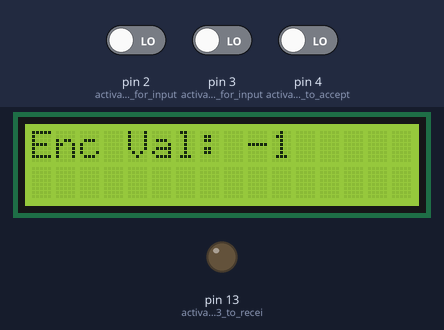
A sketch run on a simulated Arduino Uno, built with avr-gcc and run on an emulated ATmega328P. On the bench: 16×2 character LCD, output pins drawn as LEDs (lit = HIGH). The test bench sets the inputs (shaded band); at power-on: pin 2 (activates_pin_2_for_input) LOW, pin 3 (activates_pin_3_for_input) LOW, pin 4 (activates_pin_4_to_accept) LOW.

Above: at 1.2 s.
1.3 s: pin 2 (activates_pin_2_for_input) driven HIGH
At 2.4 s:
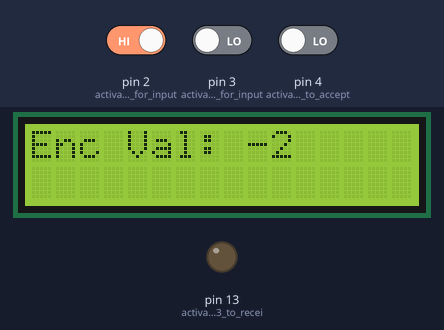
2.8 s: pin 3 (activates_pin_3_for_input) driven HIGH
At 3.5 s:
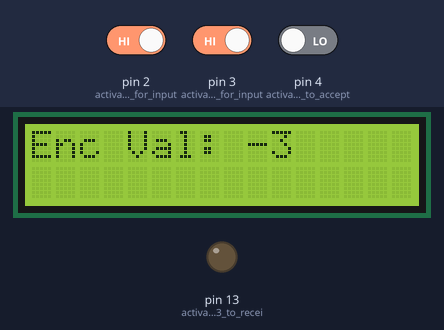
4.3 s: pin 2 (activates_pin_2_for_input) driven LOW
At 4.7 s:
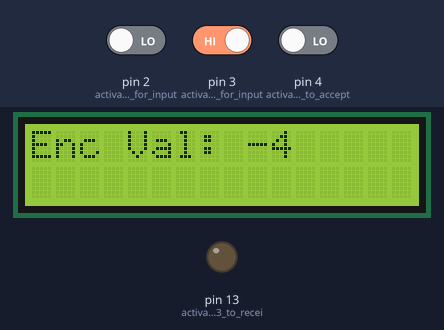
5.8 s: pin 3 (activates_pin_3_for_input) driven LOW
At 7.0 s:
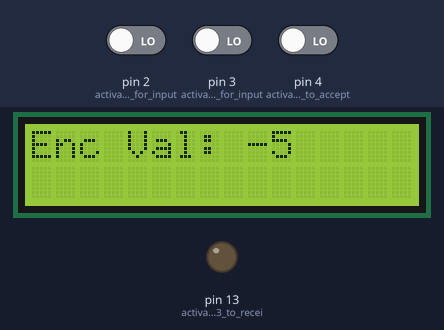
7.3 s: pin 2 (activates_pin_2_for_input) driven HIGH
At 8.2 s:
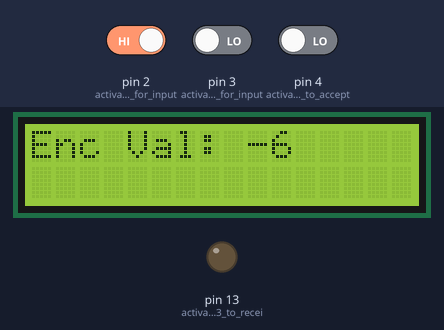
8.8 s: pin 3 (activates_pin_3_for_input) driven HIGH
At 9.3 s:
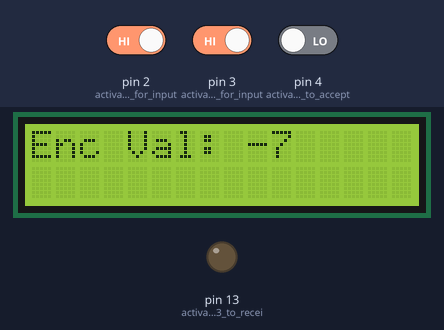
Timing chart, 0 to 11.3 s (numbered marks = the images above; inputs shaded):
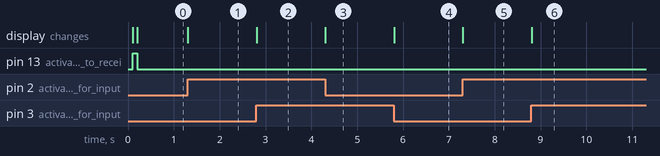

The sketch:

lab6.ino
```cpp
volatile int encoderPosition;                      //Global variable (int)encoderPosition
unsigned long Time;                                //Time keeps track of time in ms
unsigned long timer;                               //timer keeps track of time in ms
#include <LiquidCrystal.h>
LiquidCrystal LcdDriver(11, 9, 5, 6, 7, 8 );

//Button enumerator
enum Button                                       //Initializes an enumerator Button w/idle, wait, low
{
  Idle,                                            //enum variable Idle
  Wait,                                            //enum variable Wait
  Low                                              //enum variable Low
};

Button ButtonState;

int ButtonNextState(int input)                     //function that is to be called in loop
{
  switch (ButtonState)
  {
    case Idle:                                     //State where nothing is happening
      {
        if (input == LOW)                          //If button is LOW
        {
          Time = millis();                         //Record time of high to low transition
          ButtonState = Wait;                      //Move to Wait
          digitalWrite(13, HIGH);                  //Turns the LED on
        }
        break;
      }//end Idle

    case Wait:                                     // When Button LOW; Wait for 5 millis
      {
        if (input == HIGH)                         //If button is HIGH
        {
          ButtonState = Idle;                      //Sets the buttonstate to idle
        }
        else if (millis() - Time >= 5)             //If 5 millis has passed
        {
          ButtonState = Low;                       //Setting button state to LOW
          digitalWrite(13, LOW);                   //Turns LED off
          return 1;                                //The button has been pressed
        }
        break;                                     //Breaks out of the switch case
      }//end Wait

    case Low:                                      //Sets Button to LOW
      {
        if (input == HIGH)                         //checks if the input is set to HIGH
        {
          ButtonState = Idle;                      //Sets the buttonstate to idle
        }
        break;                                     //Breaks out of the switch case
      }//end Low
  }//end switch-case
  return 0;
}//end ButtonNextStat

//MonitorA is an interrupt service routine
void MonitorA()
{
  //Check if inputA = inputB
  if (digitalRead(2) == digitalRead(3))
  {
    //Increment encoderPosition
    encoderPosition+=1;
  }
  //Else, inputA != inputB, therefore
  else
  {
    //Decrement encoderPosition
    encoderPosition-=1;
  }
}

//MonitorB is an interrupt service routine
void MonitorB()
{
  if (digitalRead(2) == digitalRead(3))
  {
    //Decrement encoderPosition
    encoderPosition-=1;
  }
  else
  {
    //Increment encoderPosition
    encoderPosition+=1;
  }
}


void setup()
{
  timer = millis();
  pinMode(13, OUTPUT);                               //activates pin 13 to receive output
  pinMode(4, INPUT);                                 //activates pin 4 to accept input
  Button ButtonState = Idle;                         //initializes button buttonstate to idle
  Serial.begin(9600);                                //sets baud rate to 9600

  pinMode(2, INPUT);                                 //activates pin 2 for input
  pinMode(3, INPUT);                                 //activates pin 3 for input
  LcdDriver.begin(16, 2);                            //Begins the LCD
  attachInterrupt(digitalPinToInterrupt(2), MonitorA, CHANGE); //Attaches ISR to pin 2 for detecting change
  attachInterrupt(digitalPinToInterrupt(3), MonitorB, CHANGE); //Attaches ISR to pin 3 for detecting change
}

void loop()
{
    if(millis() - timer >= 100)
    {
      LcdDriver.setCursor(0,0);
      LcdDriver.clear();

      if(ButtonNextState(digitalRead(4)))
      {
        encoderPosition--;
      }//end if

      LcdDriver.print("Enc Val: ");
      LcdDriver.print(encoderPosition);
      timer+=100;
    }
}
```

Measured:
- after the input at 1.3 s, the display: changes at once (image 1)
- after the input at 2.8 s, the display: changes at once (image 2)
- after the input at 4.3 s, the display: changes at once (image 3)
- after the input at 5.8 s, the display: changes at once (image 4)
- after the input at 7.3 s, the display: changes at once (image 5)
- after the input at 8.8 s, the display: changes at once (image 6)
